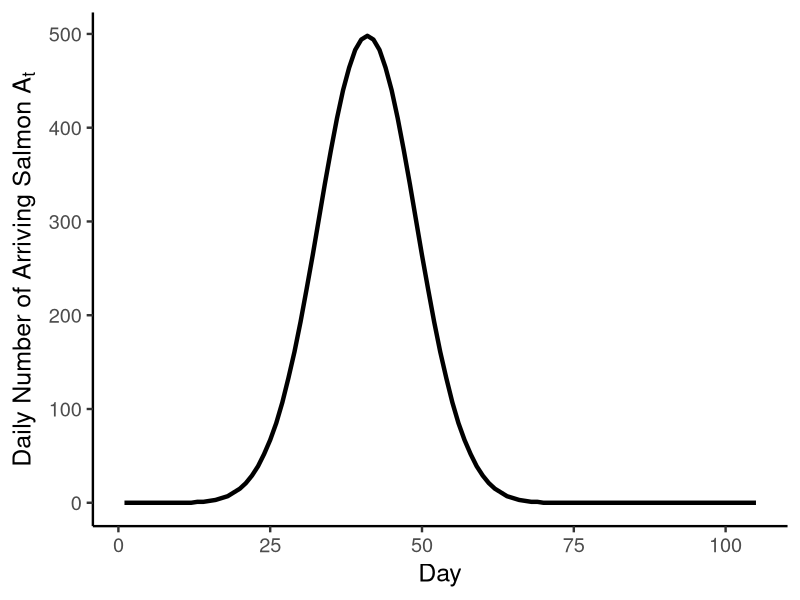

R code for this plot:
#salmon arrival plot for base Ch 1
library(ggplot2)


read.arrival <- read.csv("Outputs_Gamma_-1/Reps_Base_Run_salmon_arrival_output.csv")

Ch1_arrival_plot <- ggplot(data = read.arrival) +
  geom_line(aes(x = Day - 49, y = Run1), linewidth = 1.5) +
  theme_classic(base_size = 18) +
  labs(x = "Day", y = expression("Daily Number of Arriving Salmon"~A[t]))
Ch1_arrival_plot
# ggsave(filename = "salmon_arrival_plot.png",
#        plot = Ch1_arrival_plot,
#        device = "png", width = 10, height = 5, units = "in",
#        path = "Plots/Plot Outputs")
